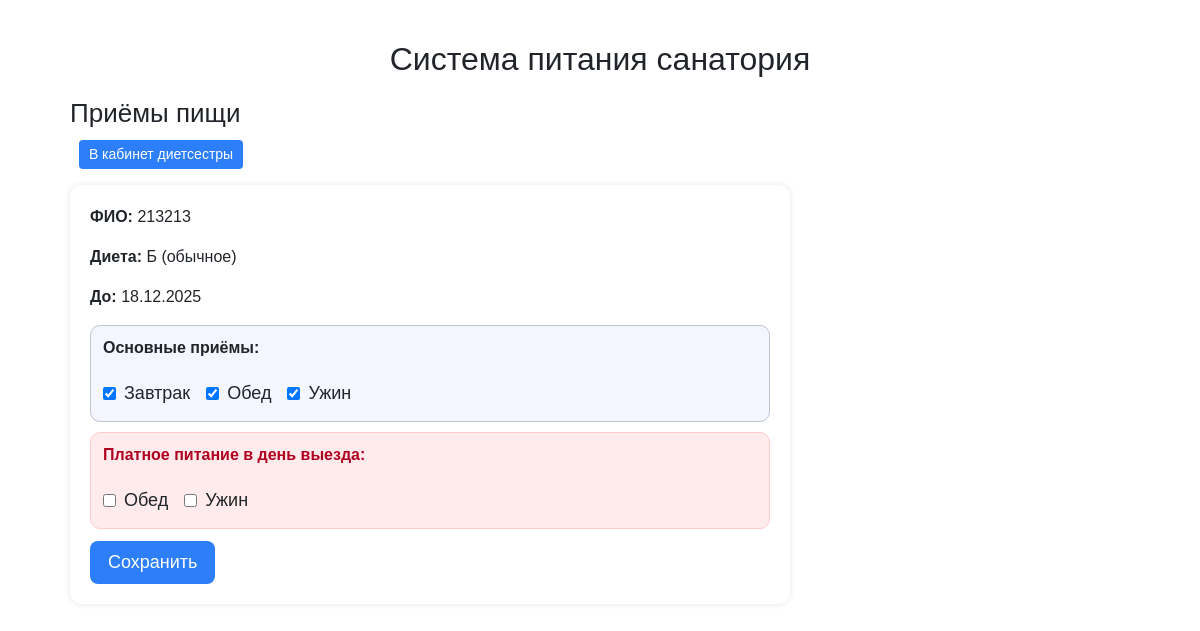
Screenshot of /diet/guests/383/meals/ (signed in) with the database file from the repository.
### dining/models.py (models this page shows, shortened)
class Guest(models.Model):
    full_name = models.CharField(max_length=200, verbose_name="ФИО")
    start_date = models.DateField(verbose_name="Дата заезда")
    end_date = models.DateField(verbose_name="Дата выезда")
    access_code = models.CharField(
        max_length=10,
        unique=True,
        verbose_name="Код доступа",
        help_text="Пароль для входа гостя",
    )
    diet_kind = models.CharField(
        max_length=10,
        choices=DIET_TYPE_CHOICES,
        default="B",
        verbose_name="Вид диеты (П/Б/БД)",
    )
    breakfast_allowed = models.BooleanField(
        default=True, verbose_name="Завтрак", help_text="Разрешить выбор завтрака"
    )
    lunch_allowed = models.BooleanField(
        default=True, verbose_name="Обед", help_text="Разрешить выбор обеда"
    )
    snack_allowed = models.BooleanField(
        default=False, verbose_name="Полдник", help_text="Разрешить выбор полдника"
    )
    dinner_allowed = models.BooleanField(
        default=True, verbose_name="Ужин", help_text="Разрешить выбор ужина"
    )
    departure_lunch = models.BooleanField(
        default=False,
        verbose_name="Обед в день выезда (платный)",
        help_text="Разрешить обед в последний день пребывания"
    )
    departure_dinner = models.BooleanField(
        default=False,
        verbose_name="Ужин в день выезда (платный)",
        help_text="Разрешить ужин в последний день пребывания"
    )
    class Meta:
        verbose_name = "Отдыхающий"
        verbose_name_plural = "Отдыхающие"

### dining/views.py (the view)
# urls.py: path("diet/guests/<int:guest_id>/meals/", views.guest_meals_edit_view, name="guest_meals_edit"),
@login_required
def guest_meals_edit_view(request, guest_id: int):
    guest = get_object_or_404(Guest, id=guest_id)
    next_url = request.GET.get("next") or request.POST.get("next") or ""
    if request.method == "POST":
        form = GuestMealsForm(request.POST, instance=guest)
        if form.is_valid():
            form.save()
            messages.success(request, f"Приёмы пищи обновлены: {guest.full_name}")
            if next_url and url_has_allowed_host_and_scheme(
                next_url,
                allowed_hosts={request.get_host()},
            ):
                return redirect(next_url)
            return redirect("guest_list")
    else:
        form = GuestMealsForm(instance=guest)
    return render(request, "dining/guest_meals_edit.html", {
        "guest": guest,
        "form": form,
        "next": next_url,
    })

### dining/forms.py
class GuestMealsForm(forms.ModelForm):
    class Meta:
        model = Guest
        fields = [
            "breakfast_allowed", "lunch_allowed", "snack_allowed", "dinner_allowed",
            "departure_lunch", "departure_dinner"
        ]
        labels = {
            "breakfast_allowed": "Завтрак",
            "lunch_allowed": "Обед",
            "snack_allowed": "Полдник",
            "dinner_allowed": "Ужин",
            "departure_lunch": "Обед в день выезда (платный)",
            "departure_dinner": "Ужин в день выезда (платный)",
        }
        widgets = {
            "breakfast_allowed": forms.CheckboxInput(),
            "lunch_allowed": forms.CheckboxInput(),
            "snack_allowed": forms.CheckboxInput(),
            "dinner_allowed": forms.CheckboxInput(),
            "departure_lunch": forms.CheckboxInput(),
            "departure_dinner": forms.CheckboxInput(),
        }

### templates/dining/guest_meals_edit.html (shortened to what this page needs)
{% extends "base.html" %}
{% block content %}
<h2>Приёмы пищи</h2>
<p>
  <a href="{% url 'diet_home' %}" class="btn-link">В кабинет диетсестры</a>
</p>
<div class="panel" style="max-width: 720px;">
  <p><strong>ФИО:</strong> {{ guest.full_name }}</p>
  <p><strong>Диета:</strong> {{ guest.get_diet_kind_display }}</p>
  <p><strong>До:</strong> {{ guest.end_date|date:"d.m.Y" }}</p>
  <form method="post" class="staff-form">
    <div style="display:flex; flex-wrap:wrap; gap:16px; padding:10px 12px; background:#f3f6ff; border:1px solid #bfc4d1; border-radius:10px; margin-bottom:10px;">
      <div style="width:100%; font-weight:bold; margin-bottom:4px;">Основные приёмы:</div>
      <label style="display:inline-flex; align-items:center; gap:8px;">
        {{ form.breakfast_allowed }} Завтрак
      </label>
      <label style="display:inline-flex; align-items:center; gap:8px;">
        {{ form.lunch_allowed }} Обед
      </label>
      <label style="display:inline-flex; align-items:center; gap:8px;">
        {{ form.dinner_allowed }} Ужин
      </label>
    </div>
    <div style="display:flex; flex-wrap:wrap; gap:16px; padding:10px 12px; background:#ffebeb; border:1px solid #ffcccc; border-radius:10px;">
      <div style="width:100%; font-weight:bold; margin-bottom:4px; color:#b00020;">Платное питание в день выезда:</div>
      <label style="display:inline-flex; align-items:center; gap:8px;">
        {{ form.departure_lunch }} Обед
      </label>
      <label style="display:inline-flex; align-items:center; gap:8px;">
        {{ form.departure_dinner }} Ужин
      </label>
    </div>
    <div style="margin-top: 12px;">
      <button type="submit" class="btn-primary" style="font-size:18px; padding:8px 18px; min-width:auto;">
        Сохранить
      </button>
    </div>
  </form>
</div>
{% endblock %}

### templates/base.html (style rules this page uses)
body { font-family: sans-serif; margin: 20px; }
.btn-link { display: inline-block; padding: 6px 12px; background: #2d7ff9; color: #fff; text-decoration: none; border-radius: 4px; font-size: 16px; }
h2 { font-size: 26px; margin: 20px 0 10px 0; }
.panel { background: #ffffff; border-radius: 12px; padding: 20px; box-shadow: 0 0 6px rgba(0,0,0,0.1); margin-bottom: 20px; }
.btn-primary { font-size: 22px; padding: 10px 24px; border-radius: 8px; border: none; background: #2d7ff9; color: #fff; cursor: pointer; }
.staff-form label { display: block; font-size: 18px; margin-bottom: 4px; }
.btn-link { display: inline-block; padding: 4px 10px; background: #2d7ff9; color: #fff; text-decoration: none; border-radius: 4px; font-size: 14px; }

### rows the page displays
Guest: full_name "213213", diet_kind "Б (обычное)", end_date "18.12.2025", breakfast_allowed "☑", lunch_allowed "☑", dinner_allowed "☑"
